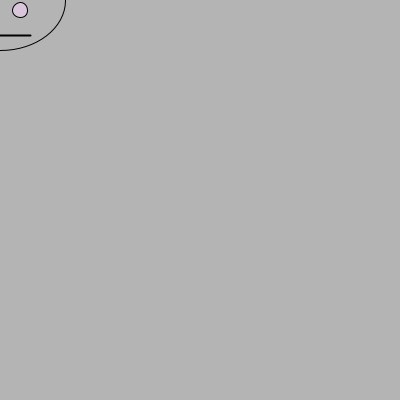
Frame 1 (no input)
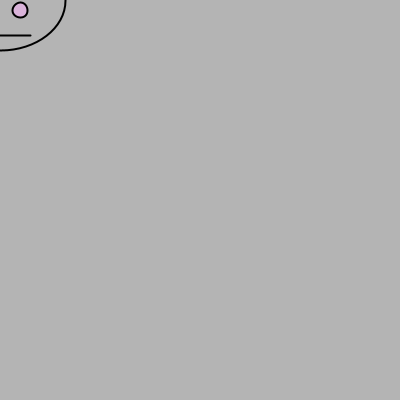
Frame 60 (the mouse pressed at the canvas centre just before this capture)
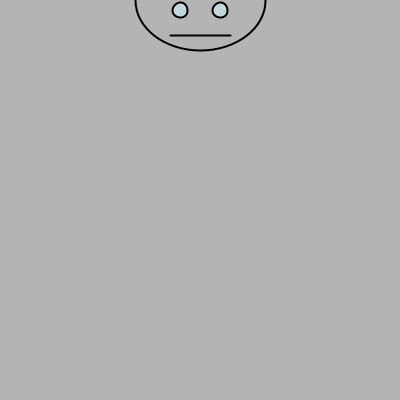
Frame 120 (the mouse held since frame 60 and released just before this capture)

The Processing sketch that drew these frames (run headless with seeded random() and noise(); from frame 60 on, the mouse is pressed at the canvas centre):

// Processing sketch: processing_186305
// ── processing_186305.pde

void setup(){
size(400,400);
background(140);
noCursor();
}
int p=0;
void draw(){
  
  basichead();
  eyes();
  mouth();
  if (p>500){
    p=0;}
    
    if(p<-79){
      bonus();}
    
}
void mouseDragged(){
  p+=10;}
   
  void mouseReleased(){
  p-=10;}
   
  void basichead(){
 
    background(180,180,180+p);
   
    fill(255,255,255-p,p-100);
    ellipse(mouseX,0+p,130+p/2,100+p);
  }
   
  void mouth(){
    strokeWeight(2);
    fill(0);
  arc(mouseX, 35+p, 60, p, 0, PI);
  }
   
   void eyes(){
     float a=random(255);
     float b=random(255);
     float c=random(255);
    
      fill(150+a-p,150-p+b,150+c-p,130+p);
    ellipse(mouseX-20-p/45,10+p-(p/5),15+p/45,15+p/45);
        ellipse(mouseX+20+p/45,10+p-(p/5),15+p/45,15+p/45);
   }
   
 void bonus(){
   text("this is a gross shade of green", 200,200);}
